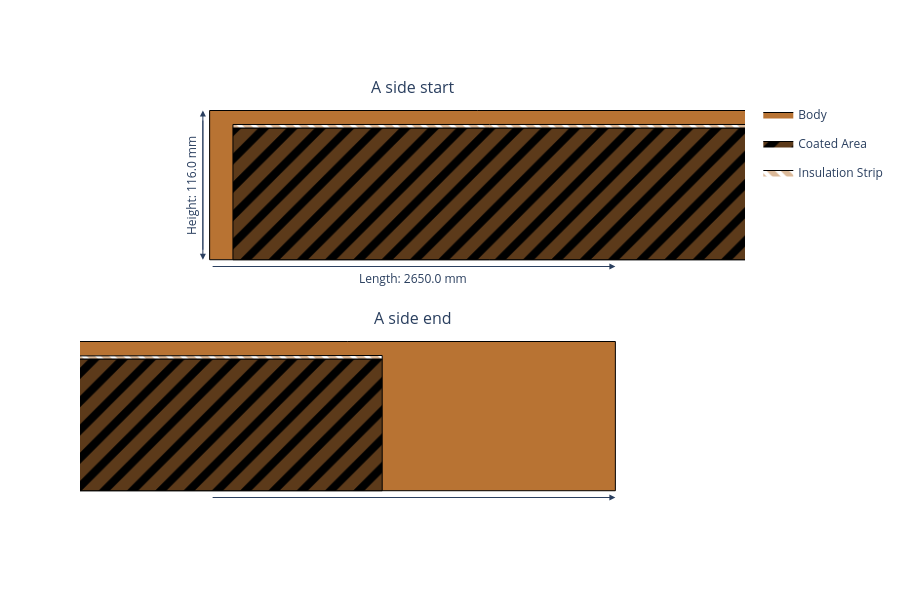

The notebook cell saved with this chart:
### Code cell
anode_current_collector.get_a_side_view(width=900, height=600)

### Figure 1 — Plotly figure (JSON) as saved in the notebook; plotly's stock layout.template omitted (floating-point values rounded to 4 significant figures)
{"data": [{"fill": "toself", "fillcolor": "#B87333", "legendgroup": "Body", "line": {"color": "black", "width": 1}, "mode": "lines", "name": "Body", "type": "scatter", "x": [-1.325, -1.325, -1.325, 1.325, 1.325, 1.325, 1.325, 1.325, 1.325, -1.325], "xaxis": "x", "y": [-0.058, 0.058, 0.07, 0.07, 0.058, 0.07, 0.07, 0.058, -0.058, -0.058], "yaxis": "y"}, {"fill": "toself", "fillcolor": "#B87333", "legendgroup": "Body", "line": {"color": "black", "width": 1}, "mode": "lines", "name": "Body", "showlegend": false, "type": "scatter", "x": [-1.325, -1.325, -1.325, 1.325, 1.325, 1.325, 1.325, 1.325, 1.325, -1.325], "xaxis": "x2", "y": [-0.058, 0.058, 0.07, 0.07, 0.058, 0.07, 0.07, 0.058, -0.058, -0.058], "yaxis": "y2"}, {"fill": "toself", "fillcolor": "black", "fillpattern": {"fgcolor": "#B87333", "shape": "/", "size": 20, "solidity": 0.6}, "legendgroup": "Coated Area", "line": {"color": "black", "width": 1}, "mode": "lines", "name": "Coated Area", "type": "scatter", "x": [-1.305, -1.305, -1.305, 1.125, 1.125, 1.125, -1.305], "xaxis": "x", "y": [-0.058, 0.055, 0.055, 0.055, 0.055, -0.058, -0.058], "yaxis": "y"}, {"fill": "toself", "fillcolor": "black", "fillpattern": {"fgcolor": "#B87333", "shape": "/", "size": 20, "solidity": 0.6}, "legendgroup": "Coated Area", "line": {"color": "black", "width": 1}, "mode": "lines", "name": "Coated Area", "showlegend": false, "type": "scatter", "x": [-1.305, -1.305, -1.305, 1.125, 1.125, 1.125, -1.305], "xaxis": "x2", "y": [-0.058, 0.055, 0.055, 0.055, 0.055, -0.058, -0.058], "yaxis": "y2"}, {"fill": "toself", "fillcolor": "white", "fillpattern": {"fgcolor": "#B87333", "shape": "\\", "size": 10, "solidity": 0.6}, "legendgroup": "Insulation Strip", "line": {"color": "black", "width": 1}, "mode": "lines", "name": "Insulation Strip", "type": "scatter", "x": [-1.305, -1.305, 1.125, 1.125, -1.305], "xaxis": "x", "y": [0.055, 0.058, 0.058, 0.055, 0.055], "yaxis": "y"}, {"fill": "toself", "fillcolor": "white", "fillpattern": {"fgcolor": "#B87333", "shape": "\\", "size": 10, "solidity": 0.6}, "legendgroup": "Insulation Strip", "line": {"color": "black", "width": 1}, "mode": "lines", "name": "Insulation Strip", "showlegend": false, "type": "scatter", "x": [-1.305, -1.305, 1.125, 1.125, -1.305], "xaxis": "x2", "y": [0.055, 0.058, 0.058, 0.055, 0.055], "yaxis": "y2"}], "layout": {"annotations": [{"font": {"size": 16}, "showarrow": false, "text": "A side start", "x": 0.5, "xanchor": "center", "xref": "paper", "y": 1, "yanchor": "bottom", "yref": "paper"}, {"font": {"size": 16}, "showarrow": false, "text": "A side end", "x": 0.5, "xanchor": "center", "xref": "paper", "y": 0.45, "yanchor": "bottom", "yref": "paper"}, {"arrowhead": 2, "arrowsize": 1.2, "ax": -1.325, "axref": "x", "ay": -0.0638, "ayref": "y", "showarrow": true, "x": -0.977, "xref": "x", "y": -0.0638, "yref": "y"}, {"arrowhead": 2, "arrowsize": 1.2, "ax": -1.325, "axref": "x2", "ay": -0.0638, "ayref": "y2", "showarrow": true, "x": -0.977, "xref": "x2", "y": -0.0638, "yref": "y2"}, {"showarrow": false, "text": "Length: 2650.0 mm", "x": -1.151, "xref": "x", "y": -0.0638, "yref": "y", "yshift": -12}, {"showarrow": false, "text": "Length: 2650.0 mm", "x": -1.151, "xref": "x2", "y": -0.0638, "yref": "y2", "yshift": -12}, {"arrowhead": 2, "arrowsize": 1.2, "ax": 0.977, "axref": "x", "ay": -0.0638, "ayref": "y", "showarrow": true, "x": 1.325, "xref": "x", "y": -0.0638, "yref": "y"}, {"arrowhead": 2, "arrowsize": 1.2, "ax": 0.977, "axref": "x2", "ay": -0.0638, "ayref": "y2", "showarrow": true, "x": 1.325, "xref": "x2", "y": -0.0638, "yref": "y2"}, {"showarrow": false, "text": " ", "x": 1.151, "xref": "x", "y": -0.0638, "yref": "y", "yshift": -12}, {"showarrow": false, "text": " ", "x": 1.151, "xref": "x2", "y": -0.0638, "yref": "y2", "yshift": -12}, {"arrowhead": 2, "arrowsize": 1.2, "ax": -1.331, "axref": "x", "ay": -0.058, "ayref": "y", "showarrow": true, "x": -1.331, "xref": "x", "y": 0.07, "yref": "y"}, {"arrowhead": 2, "arrowsize": 1.2, "ax": -1.331, "axref": "x2", "ay": -0.058, "ayref": "y2", "showarrow": true, "x": -1.331, "xref": "x2", "y": 0.07, "yref": "y2"}, {"arrowhead": 2, "arrowsize": 1.2, "ax": -1.331, "axref": "x", "ay": 0.07, "ayref": "y", "showarrow": true, "x": -1.331, "xref": "x", "y": -0.058, "yref": "y"}, {"arrowhead": 2, "arrowsize": 1.2, "ax": -1.331, "axref": "x2", "ay": 0.07, "ayref": "y2", "showarrow": true, "x": -1.331, "xref": "x2", "y": -0.058, "yref": "y2"}, {"showarrow": false, "text": "Height: 116.0 mm", "textangle": -90, "x": -1.331, "xref": "x", "xshift": -12, "y": 0.006, "yref": "y"}, {"showarrow": false, "text": "Height: 116.0 mm", "textangle": -90, "x": -1.331, "xref": "x2", "xshift": -12, "y": 0.006, "yref": "y2"}], "height": 600, "paper_bgcolor": "white", "plot_bgcolor": "white", "width": 900, "xaxis": {"anchor": "y", "domain": [0, 1], "range": [-1.325, -0.977], "scaleanchor": "y", "showgrid": false, "showticklabels": false, "title": {"text": ""}, "zeroline": false}, "xaxis2": {"anchor": "y2", "domain": [0, 1], "range": [0.977, 1.325], "scaleanchor": "y2", "showgrid": false, "showticklabels": false, "title": {"text": ""}, "zeroline": false}, "yaxis": {"anchor": "x", "domain": [0.55, 1], "showgrid": false, "showticklabels": false, "title": {"text": ""}, "zeroline": false}, "yaxis2": {"anchor": "x2", "domain": [0, 0.45], "showgrid": false, "showticklabels": false, "title": {"text": ""}, "zeroline": false}}}
